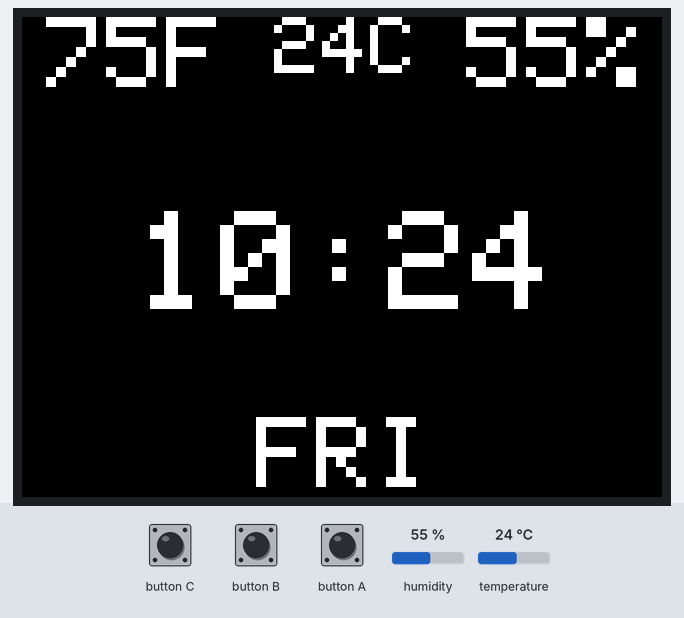
A sketch run on a simulated ESP32. Shown: 320×240 colour display. The inputs (shaded band) are chosen by the test bench; at power-on: humidity 55 %, temperature 24 °C. WiFi joins after 1.5 s; servers stay silent unless stated; network time is answered at once with the bench clock; the local clock reads 2024-03-15 10:24:30 at power-on unless the sketch sets it.

Above: at 4.2 s.
4.3 s: humidity set to 22 %
At 5.5 s:
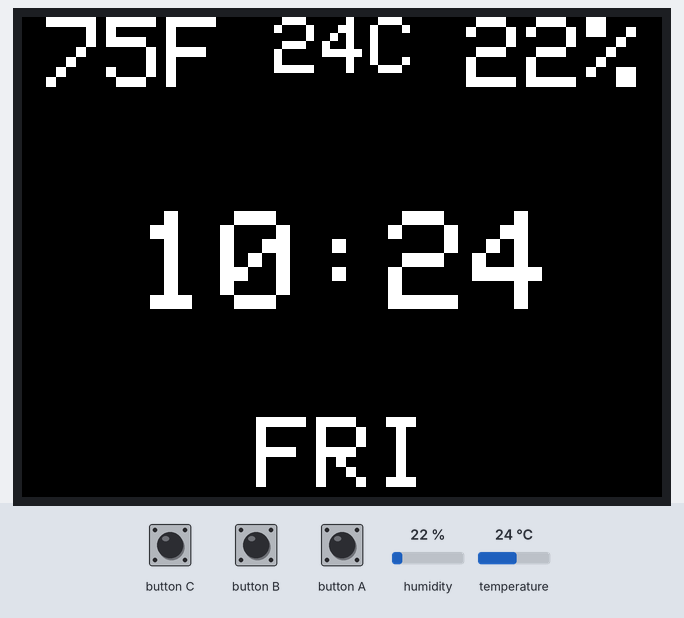
6.7 s: temperature set to 12 °C
At 7.7 s:
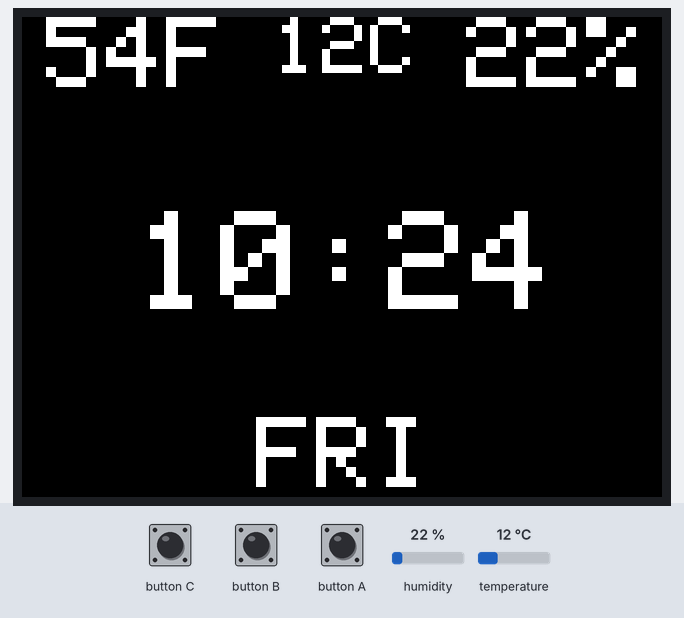
8.8 s: humidity set to 40 %
At 10.0 s:
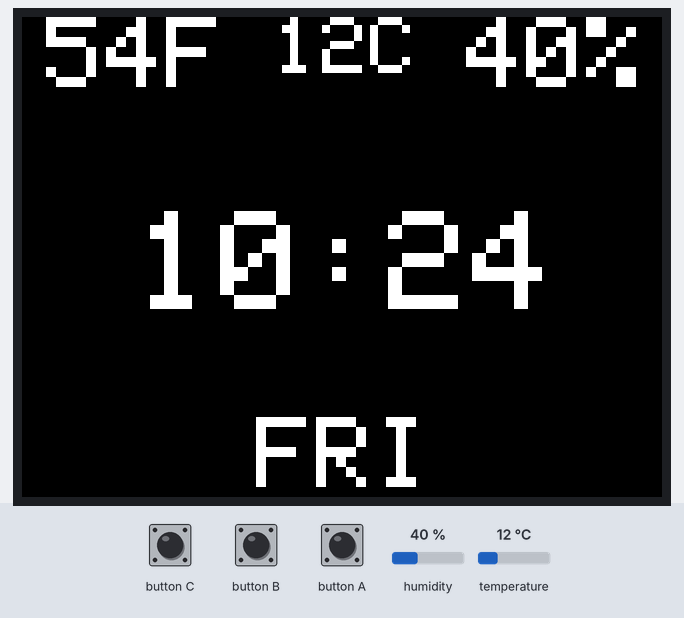
10.9 s: temperature set to 19 °C
At 12.2 s:
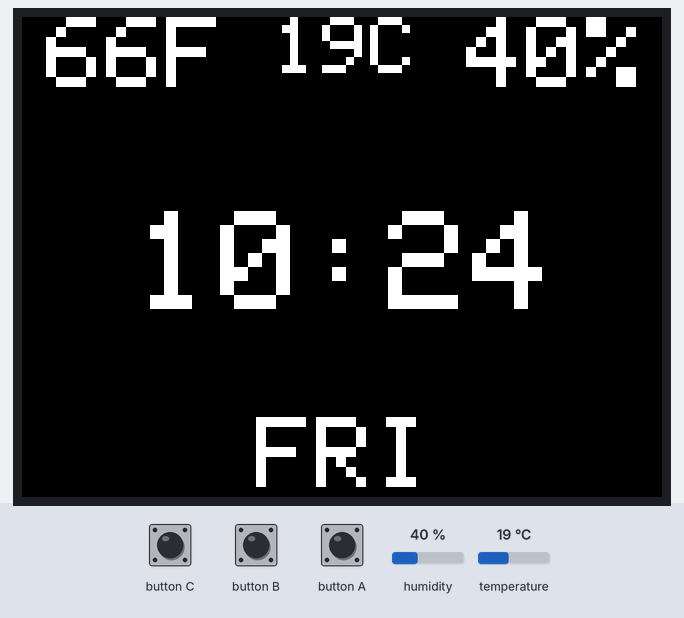
Timing chart, 0 to 13.9 s (numbered marks = the images above; inputs shaded):
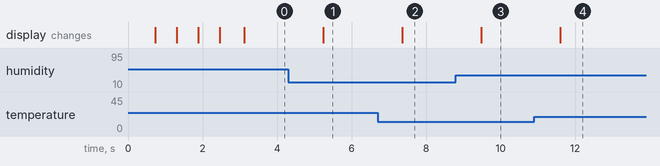

Measured:
- after the input at 4.3 s, the display: changes after 0.94 s (image 1)
- after the input at 6.7 s, the display: changes after 0.66 s (image 2)
- after the input at 8.8 s, the display: changes after 0.68 s (image 3)
- after the input at 10.9 s, the display: changes after 0.69 s (image 4)

The sketch:

M5stack-NTP-DHT11.ino
```cpp
#include <NTPClient.h>
#include <WiFi.h>
#include <M5Stack.h>
#include <dht.h>
const char *ssid     = "mySSID";
const char *password = "myPassword";
//-14400 for US/NewYork UTC-04:00
const long utcOffsetInSeconds = -14400;
const long daylightSavingsOffset = 3600;

WiFiUDP ntpUDP;
NTPClient timeClient(ntpUDP, "pool.ntp.org", utcOffsetInSeconds-daylightSavingsOffset);

//dht reading input to gpio 19/MISO on M5Stack
//I only used this pin for convenience, adjust below if using a different gpio pin
#define dht_apin 19

dht DHT;

void setup() {
  Serial.begin(115200);
  M5.begin();
  WiFi.begin(ssid, password);
  M5.Power.begin();
  timeClient.begin();

  // Lcd boot test
  M5.Lcd.fillScreen(WHITE);
  delay(500);
  M5.Lcd.fillScreen(RED);
  delay(500);
  M5.Lcd.fillScreen(GREEN);
  delay(500);
  M5.Lcd.fillScreen(BLUE);
  delay(500);
  M5.Lcd.fillScreen(BLACK);
  delay(500);

  while ( WiFi.status() != WL_CONNECTED ) {
    delay ( 500 );
    Serial.print ( "." );
  }
}

void loop() {
  timeClient.update();
  DHT.read11(dht_apin);
  displayTemperature();
  displayHumidity();
  displayTime();
  displayDate();
  delay(1000);
  M5.update();
}
void displayTemperature(){
  int cTemp = DHT.temperature;
  M5.Lcd.setCursor(12,0,1);
  M5.Lcd.setTextSize(5);
  M5.Lcd.print((int)round(1.8*cTemp+32));
  M5.Lcd.print("F");
  M5.Lcd.setTextSize(4);
  M5.Lcd.print(" ");
  M5.Lcd.print(cTemp);
  M5.Lcd.print("C");
  M5.Lcd.print(" ");
}

void displayHumidity(){
  int humidity = DHT.humidity;
  M5.Lcd.setTextSize(5);
  M5.Lcd.print(humidity);
  M5.Lcd.print("%");
}

void displayTime(){
  M5.Lcd.setCursor(57,97,1);
  M5.Lcd.setTextSize(10);
  if (timeClient.getHours() < 10){
    M5.Lcd.setCursor(40,97,1);
    M5.Lcd.print(" ");
  }
  M5.Lcd.print(timeClient.getHours());
  M5.Lcd.print(":");
  if (timeClient.getMinutes() < 10){
    M5.Lcd.print("0");
  }
  M5.Lcd.print(timeClient.getMinutes());
  M5.Lcd.print("  ");
}
void displayDate(){
  static int dayOfTheWeek;
  dayOfTheWeek = timeClient.getDay();
  M5.Lcd.setCursor(117,200,1);
  M5.Lcd.setTextSize(5);
  if (dayOfTheWeek == 1){
    M5.Lcd.print("MON");
  }
  else if (dayOfTheWeek == 2){
    M5.Lcd.print("TUE");
  }
  else if (dayOfTheWeek == 3){
    M5.Lcd.print("WED");
  }
  else if (dayOfTheWeek == 4){
    M5.Lcd.print("THU");
  }
  else if (dayOfTheWeek == 5){
    M5.Lcd.print("FRI");
  }
  else if (dayOfTheWeek == 6){
    M5.Lcd.print("SAT");
  }
  else if (dayOfTheWeek == 7){
    M5.Lcd.print("SUN");
  }
}
```
